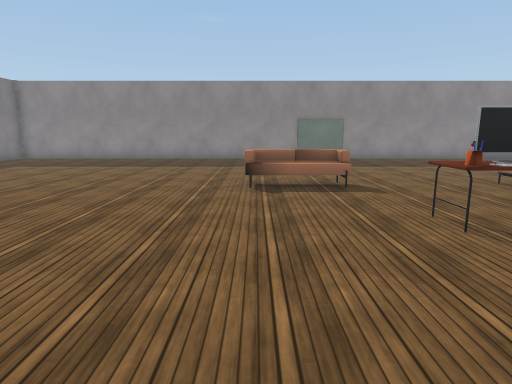
View 1 (above)

18 first-person views from a walk through a Unity game level. The camera is 1.4 m above the floor, tilts 10° down and sees 75° across. Doors are open. The floor is counted in squares, 1 m on a side. Each view is taken from the middle of a square. On the plan, view 1 faces up. The plan holds only what a view shows up to about 15 squares ahead; the rest is blank. The place goes on beyond the plan. The player character is not drawn. Some animated figures are not drawn. Some surface patterns are stand-ins.

View 2
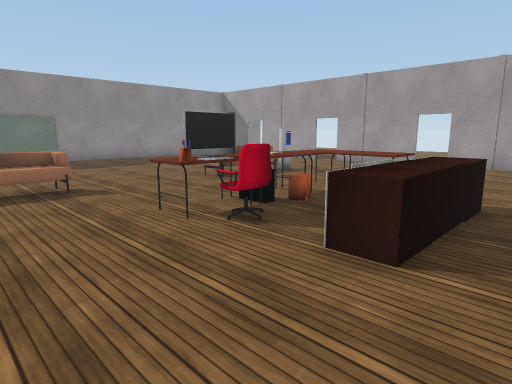

View 3
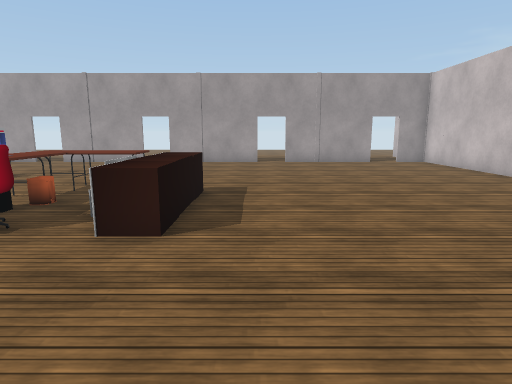

View 4
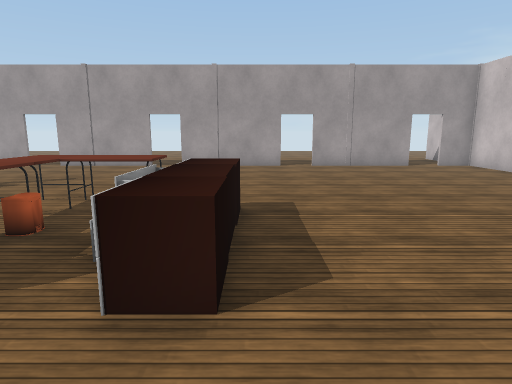

View 5
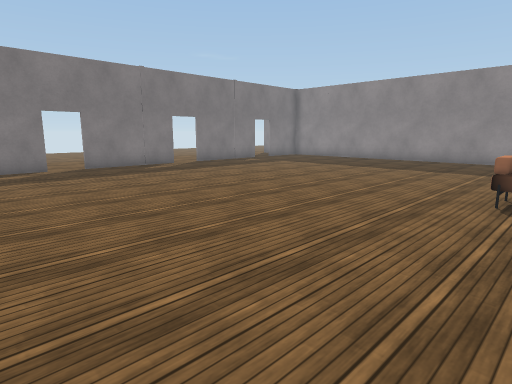

View 6
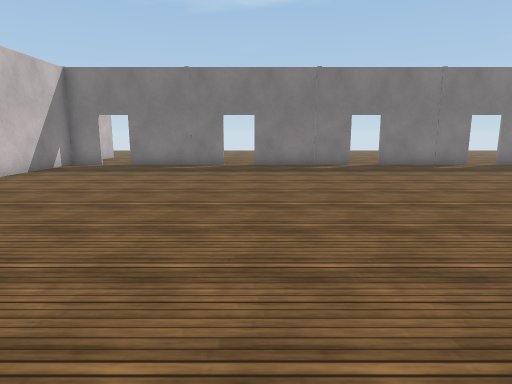

View 7
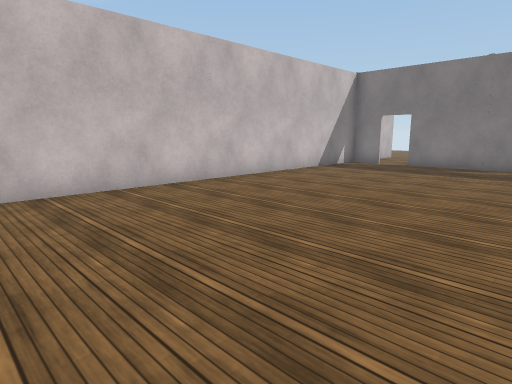

View 8
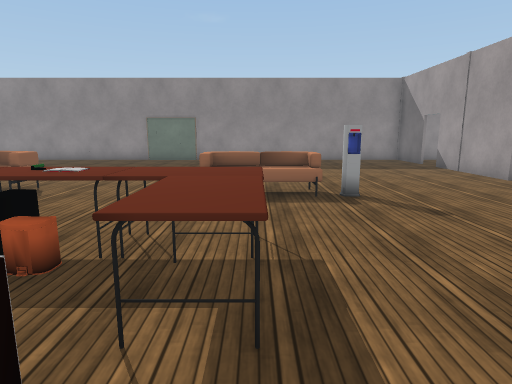

View 9
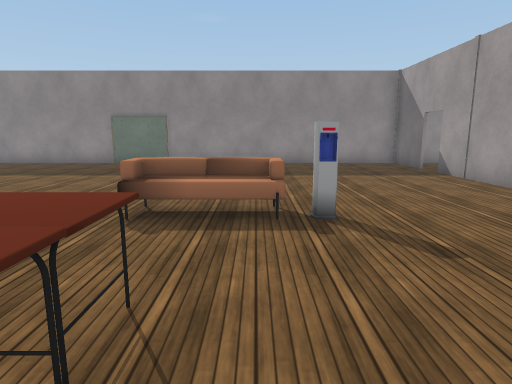

View 10
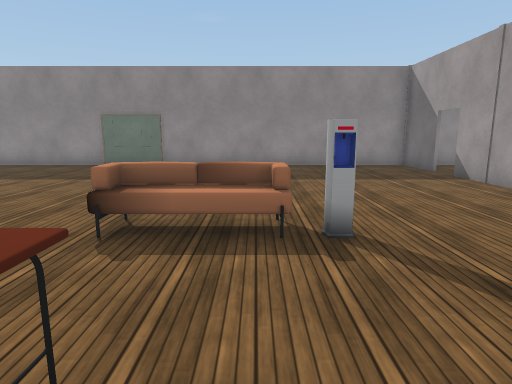

View 11
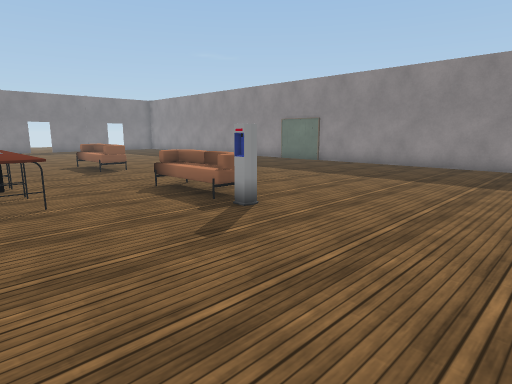

View 12
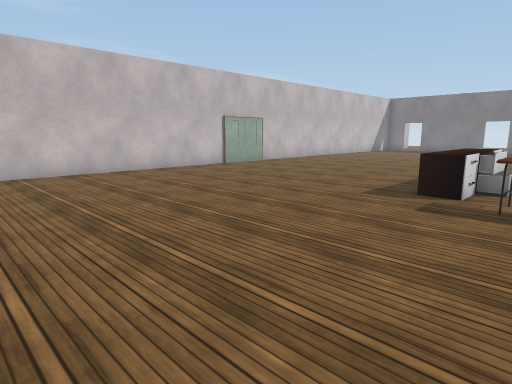

View 13
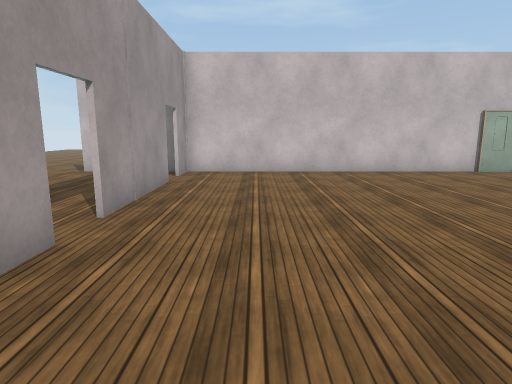

View 14
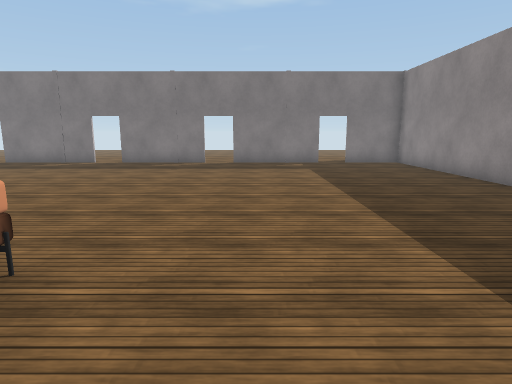

View 15
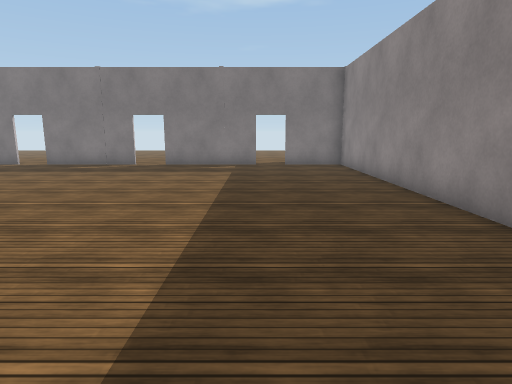

View 16
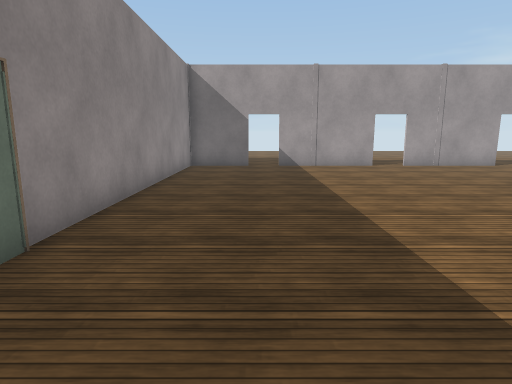

View 17
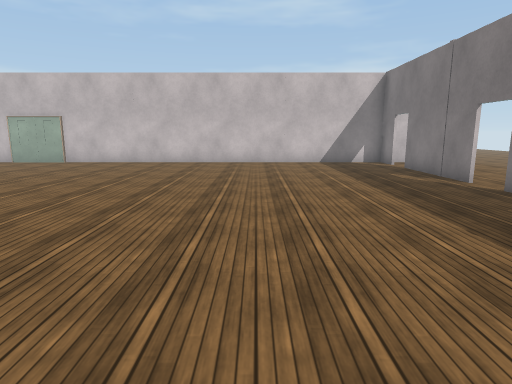

View 18
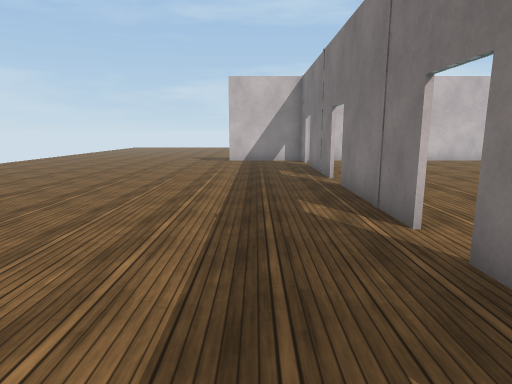

### Floor plan
Key: @ floor where view 1 was taken; # wall or solid block; . main floor; - floor 0.25 m lower than the main floor; D open door; ^ raised ledge; O other object.
Columns run from 13 left of view 1 to 22 right of it. Each row starts with its distance up from view 1.
 19 ################################
 18 #............................#.
 17 #............................#.
 16 D............................D
 15 D............................D
 14 #............................#
 13 #............................#
 12 #............................#
 11 D............................D
 10 D............................D
  9 #............OOO....OOOO.....# .
  8 #...................OOOO.....#
  7 #............................#....
  6 #............................#....-
  5 D...............OOOOOO.......D....--
  4 #................O..OO.......#....--
  3 #...................OO.......#....--
  2 #................OOOO........#....--
  1 #................^^^.........#....--
  0 D............@...............D....--
 -1 D............................D....--
 -2 #............................#....--
 -3 #............................#....--
 -4 #............................#....--
 -5 #............................#....--
 -6 D............................D....--
 -7 D............................D ...
 -8 ###############  #############  #.

Positions as (right, up) in squares from view 1, and headings:
1: (0, 0), facing up
2: (0, 0), facing up-right
3: (-1, 0), facing right
4: (1, 1), facing right
5: (1, 1), facing up-left
6: (2, 0), facing left
7: (2, 0), facing down-left
8: (8, 1), facing up
9: (9, 3), facing up
10: (9, 4), facing up
11: (15, 4), facing up-left
12: (15, 4), facing down-left
13: (13, 4), facing down
14: (3, 12), facing left
15: (2, 15), facing left
16: (1, 16), facing right
17: (-7, 8), facing down
18: (18, 9), facing down
